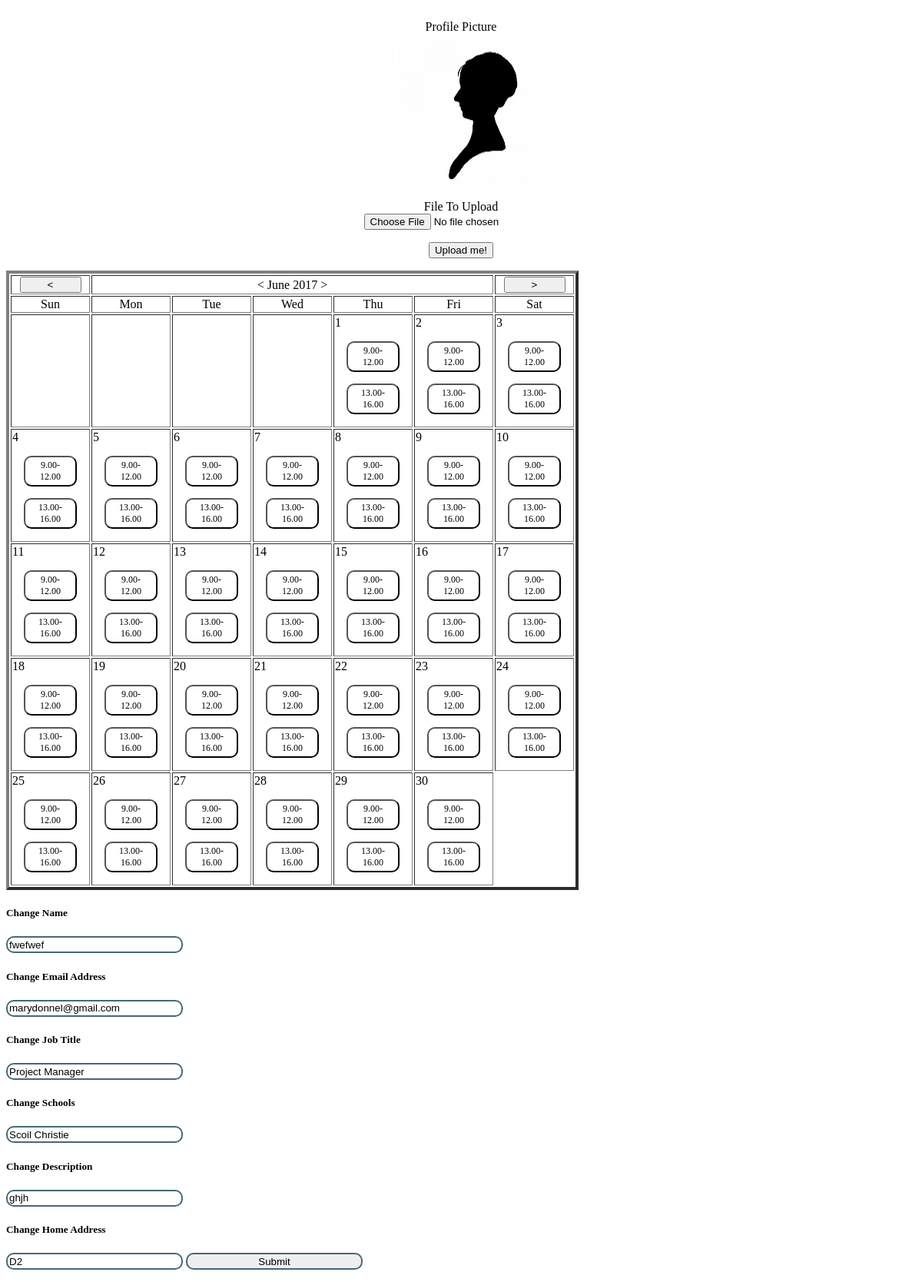
The app's page /mentorEditPage/index.php (signed in) with its own data.
### tables this page shows
CREATE TABLE IF NOT EXISTS `codep_mentors` (
  `email` varchar(80) NOT NULL,
  `admin` tinyint(1) NOT NULL DEFAULT '0',
  `password_hash` varchar(80) NOT NULL,
  `user_id` int(8) NOT NULL,
  `image_path` varchar(200) NOT NULL,
  `name` varchar(80) NOT NULL,
  `job_title` varchar(40) NOT NULL,
  `school` varchar(80) DEFAULT NULL COMMENT 'In case mentor has just started',
  `description` text NOT NULL COMMENT 'null needs to be checked for decription if it is optional',
  `home_address` varchar(80) NOT NULL
);

### calendar.php (the view, shortened to what this page needs)
<html>
	<head>
	</head>
	<body>
	<?php
		function drawTable($passedMonth, $passedYear, $usersId){
			$con=mysqli_connect ("localhost", "root", "root") or die ('I cannot connect to the database because: ' . mysql_error());
			mysqli_select_db ($con,'codeplus');
			$varr=$directory_self = str_replace(basename($_SERVER['PHP_SELF']), '', $_SERVER['PHP_SELF']);
			$varr = str_replace('/', '', $directory_self);
			$day =date(1);
			$month =date($passedMonth);
			$year =date($passedYear);
			$currentTimeStamp= strtotime("$year-$month-$day");
			$monthName= date ("F", $currentTimeStamp);
			$numDays=date ("t", $currentTimeStamp);
			$counter=0;
			$thisId=1;
			echo"
				<table border='4'>
					<tr>
						<td align ='center'>
							<input style ='width:80px;' type='button' value='<' name ='nextButton'     onclick='goLastMonth(".$month.", ".$year.", ".$usersId.")'></td>
						</td>
						<td align ='center' colspan='5'>
							< $monthName  $year >
						</td>
						<td align ='center'>
							<input style ='width:80px;' type='button' value='>' name ='nextButton'     onclick='goNextMonth(".$month.", ".$year.", ".$usersId.")'></td>
					</tr>
					<tr>
						<td style='width: 80px; text-align:center;' >Sun</td>
						<td style='width: 80px;  text-align:center;'>Mon</td>
						<td style='width: 80px;  text-align:center;'>Tue</td>
						<td style='width: 80px;  text-align:center;'>Wed</td>
						<td style='width: 80px;  text-align:center;'>Thu</td>
						<td style='width: 80px;  text-align:center;'>Fri</td>
						<td style='width: 80px;  text-align:center;'>Sat</td>
					</tr>
			<tr>";
			for($i=1;$i<=$numDays;$i++, $counter++){
				$timeStamp=strtotime("$year-$month-$i");
				if($i==1){
					$firstDay=date("w", $timeStamp);
					for($j=0;$j<$firstDay;$j++,$counter++){
						echo"<td />";
					}
				}
				if($counter%7==0) {
					echo "</tr><tr>";
				}
				$monthstring=$month;
				$monthlength=strlen($monthstring);
				$daystring=$i;
				$daylength=strlen($daystring);
				$morningHour=9;
				$morningMinute=0;
				$morningSecond=0;
				$eveningHour=13;
				$eveningMinute=0;
				$eveningSecond=0;
				$dateMorningString = $year."-".$month."-".$i." ".$morningHour.":".$morningMinute.":".$morningSecond;
				$dateMorning = strtotime($dateMorningString);
				$resultMorning=date('Y-m-d H:i:s', $dateMorning);
				$dateEveningString = $year."-".$month."-".$i." ".$eveningHour.":".$eveningMinute.":".$eveningSecond;
				$dateEvening = strtotime($dateEveningString);
				$resultEvening=date('Y-m-d H:i:s', $dateEvening);
				$dateToCompare=$resultMorning;
				echo "<td  valign='middle'>".$i."";
				if(isset($_SESSION['email'])&&$varr!='webroot') {
					echo " <button type='button' ";
					$sqlCount="select * from codep_calendar where day='".$dateToCompare."' and user_id='".$usersId."' ";
					$noOfEvent=mysqli_num_rows(mysqli_query($con, $sqlCount));
					if($noOfEvent>=1){
						$result = mysqli_query($con, $sqlCount);
						$row = mysqli_fetch_assoc($result);
						$scale=$row["busy_scale"];
						if($scale==0){
							echo" class='opengreenbutton'";
						}
						else if($scale==1){
							echo" class='busyorangebutton'";
						}
						else if ($scale==2){
							echo" class='closedredbutton'";
						}
					}
					else{
						echo " class='button' ";
					}
					echo " onclick='colourChange(".$usersId.",\"".$resultMorning."\")'  id=$thisId>9.00-12.00</button>";
					$thisId=$thisId+1;
					$dateToCompare=$resultEvening;
					echo "<button type='button' ";
					$sqlCount="select * from codep_calendar where day='".$dateToCompare."' and user_id='".$usersId."'";
					$noOfEvent=mysqli_num_rows(mysqli_query($con, $sqlCount));
					if($noOfEvent>=1){
							$result = mysqli_query($con, $sqlCount);
							$row = mysqli_fetch_assoc($result);
							$scale=$row["busy_scale"];
							if($scale==0){
								echo" class='opengreenbutton'";
							}
							else if($scale==1){
								echo" class='busyorangebutton'";
							}
							else if ($scale==2){
								echo" class='closedredbutton'";
							}
					}
					else{
						echo " class='button' ";
					}
					echo " onclick='colourChange(".$usersId.",\"".$resultEvening."\")'  id=$thisId>13.00-16.00</button>";
					$thisId=$thisId+1;
				}
			}
			echo "</tr>
			</table>";
		}
	?>
	</body>
</html>

### mentorEditPage/index.php (shortened to what this page needs)
<head>
	<?php
		include ($_SERVER['DOCUMENT_ROOT'].'/calendar.php');
		include 'sendBData.php';
		$directory_self = str_replace(basename($_SERVER['PHP_SELF']), '', $_SERVER['PHP_SELF']);
		if($parameter==null){
			$uploadHandler = 'http://' . $_SERVER['HTTP_HOST'] . $directory_self . 'upload.processor.php';
		}
		$user=$_SESSION['email'];
		$sqlCount="select * from codep_mentors where email='".$user."'";
		$noOfEvent=mysqli_num_rows(mysqli_query($con, $sqlCount));
		if($noOfEvent>=1){
			$result = mysqli_query($con, $sqlCount);
			$row = mysqli_fetch_assoc($result);
			$source=$row["image_path"];
		}
		else{
			$source="avatar.png";
		}
?>
</head>
<body>
	<br />
	<div>
		<div style="text-align:center;">
			Profile Picture
		</div>
		<img src="<?php echo $source ?>" alt="userPic" class='image' width="180" height="200">
		<form id="Upload" action="<?php echo $uploadHandler ?>" enctype="multipart/form-data" method="post">
			<p>
				<div style="text-align:center;">
					File To Upload
				</div>
				<input id="file"  class='image' type="file" name="file">
			</p>
			<p>
				<input id="submit" class='image' type="submit" name="submit" value="Upload me!">
			</p>
		</form>
	</div>
<?php
	$userId=$row["user_id"];
	if(!$_GET['month']){
			$month =date("n");
			$year =date("Y");
		echo drawTable($month, $year, $userId);
	}
	else if(isset($_GET['month'])){
		$thisMonth= $_GET["month"];
		$thisYear= $_GET["year"];
		drawTable($thisMonth,$thisYear, $userId);
	}
	if($noOfEvent>=1){
		$result = mysqli_query($con, $sqlCount);
		$row = mysqli_fetch_assoc($result);
		$value1=$row["name"];
		$value2=$row["email"];
		$value3=$row["job_title"];
		$value4=$row["school"];
		$value5=$row["description"];
		$value6=$row["home_address"];
	}
	echo"
	<div id='mainform'>
	<form id='details' method='post' enctype='multipart/form-data' action='refreshform.php' autocomplete='off'>
	<form id='form' name= 'form'>
	<h5>Change Name</h5>
	<input id= 'name'  class ='tb5' type= 'text' value ='".$value1."'>
	<h5>Change Email Address</h5>
	<input id= 'email' class ='tb5'   type= 'text' value ='".$value2."'>
	<h5>Change Job Title</h5>
	<input id= 'job' class ='tb5'   type= 'text' value ='".$value3."'>
	<h5>Change Schools</h5>
	<input id= 'school' class='tb5'   type= 'textarea' value ='".$value4."'>
	<h5>Change Description</h5>
	<input id= 'description'   class ='tb5'type= 'text' value ='".$value5."'>
	<h5>Change Home Address</h5>
	<input id= 'homeAddress' class ='tb5'  type= 'text' value ='".$value6."'>
	<input  id= 'userid'   type ='hidden' class ='tb5' value='".$userId."' '>
	<input id='submit1'  class ='tb5 'type='button' value='Submit'>
	</form>
	</div>";
?>
</body>
</html>

### calendar.php (style rules this page uses)
.button { color:black; display: block; margin: 15px; padding: 3px 17px; font: 150 75% langdon; background-color:#FFFFFF ; border: no; cursor: pointer; border-radius:10px; }

### mentorEditPage/index.php (style rules this page uses)
body { background-color: #FFFFFF; }
.tb5 { border:2px solid #456879; border-radius:10px; height: 22px; width: 230px; }
.image { display: block; margin: auto; }

### records on screen
codep_mentors: image_path (picture), name "fwefwef", email "marydonnel@gmail.com", job_title "Project Manager", school "Scoil Christie", description "ghjh", home_address "D2"

### other values on screen
$monthName "June"
$year "2017"
